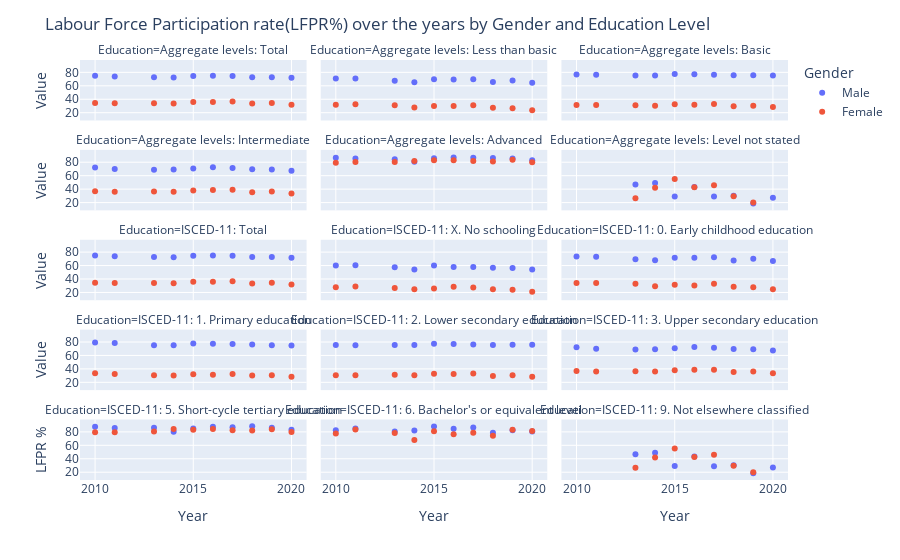

The code cell stored with this chart in its notebook:
### Markdown cell above
## Analyse the Labour Force Participation rate by Gender and Education Level over the Years

### Code cell
# Using Facet Plot - LFPR rate for different subsets of data

fig = px.scatter(data.loc[(data.Gender != "Total") & (data.Sector.str.contains("National"))], x='Year', y='Value',color='Gender', facet_col='Education', facet_col_wrap=3)
fig.update_layout(title="Labour Force Participation rate(LFPR%) over the years by Gender and Education Level",
                  xaxis_title="Year",
                  yaxis_title="LFPR %")

fig.show()

### Figure 1 — Plotly figure (JSON) as saved in the notebook; plotly's stock layout.template omitted (floating-point values rounded to 4 significant figures)
{"data": [{"hovertemplate": "Gender=Male<br>Education=Aggregate levels: Total<br>Year=%{x}<br>Value=%{y}<extra></extra>", "legendgroup": "Male", "marker": {"color": "#636efa", "symbol": "circle"}, "mode": "markers", "name": "Male", "orientation": "v", "showlegend": true, "type": "scatter", "x": [2020, 2019, 2018, 2017, 2016, 2015, 2014, 2013, 2011, 2010], "xaxis": "x13", "y": [71.8, 72.9, 72.9, 74.5, 75, 74.6, 72.4, 72.7, 74, 75], "yaxis": "y13"}, {"hovertemplate": "Gender=Male<br>Education=Aggregate levels: Less than basic<br>Year=%{x}<br>Value=%{y}<extra></extra>", "legendgroup": "Male", "marker": {"color": "#636efa", "symbol": "circle"}, "mode": "markers", "name": "Male", "orientation": "v", "showlegend": false, "type": "scatter", "x": [2020, 2019, 2018, 2017, 2016, 2015, 2014, 2013, 2011, 2010], "xaxis": "x14", "y": [64.4, 67.7, 65.7, 69.6, 69.4, 69.7, 65.4, 67.4, 70.7, 70.7], "yaxis": "y14"}, {"hovertemplate": "Gender=Male<br>Education=Aggregate levels: Basic<br>Year=%{x}<br>Value=%{y}<extra></extra>", "legendgroup": "Male", "marker": {"color": "#636efa", "symbol": "circle"}, "mode": "markers", "name": "Male", "orientation": "v", "showlegend": false, "type": "scatter", "x": [2020, 2019, 2018, 2017, 2016, 2015, 2014, 2013, 2011, 2010], "xaxis": "x15", "y": [75.5, 75.7, 75.8, 76.6, 77.1, 77.5, 75.3, 75.4, 76.4, 76.9], "yaxis": "y15"}, {"hovertemplate": "Gender=Male<br>Education=Aggregate levels: Intermediate<br>Year=%{x}<br>Value=%{y}<extra></extra>", "legendgroup": "Male", "marker": {"color": "#636efa", "symbol": "circle"}, "mode": "markers", "name": "Male", "orientation": "v", "showlegend": false, "type": "scatter", "x": [2020, 2019, 2018, 2017, 2016, 2015, 2014, 2013, 2011, 2010], "xaxis": "x10", "y": [67.5, 69.2, 69.7, 71.6, 72.4, 70.6, 69.2, 69, 70.1, 72.2], "yaxis": "y10"}, {"hovertemplate": "Gender=Male<br>Education=Aggregate levels: Advanced<br>Year=%{x}<br>Value=%{y}<extra></extra>", "legendgroup": "Male", "marker": {"color": "#636efa", "symbol": "circle"}, "mode": "markers", "name": "Male", "orientation": "v", "showlegend": false, "type": "scatter", "x": [2020, 2019, 2018, 2017, 2016, 2015, 2014, 2013, 2011, 2010], "xaxis": "x11", "y": [82.8, 85.4, 86.4, 86.8, 87, 85.8, 80.6, 84.6, 85.6, 86.7], "yaxis": "y11"}, {"hovertemplate": "Gender=Male<br>Education=Aggregate levels: Level not stated<br>Year=%{x}<br>Value=%{y}<extra></extra>", "legendgroup": "Male", "marker": {"color": "#636efa", "symbol": "circle"}, "mode": "markers", "name": "Male", "orientation": "v", "showlegend": false, "type": "scatter", "x": [2020, 2019, 2018, 2017, 2016, 2015, 2014, 2013], "xaxis": "x12", "y": [27, 18.5, 30.2, 28.9, 43.3, 29.1, 49, 46.8], "yaxis": "y12"}, {"hovertemplate": "Gender=Male<br>Education=ISCED-11: Total<br>Year=%{x}<br>Value=%{y}<extra></extra>", "legendgroup": "Male", "marker": {"color": "#636efa", "symbol": "circle"}, "mode": "markers", "name": "Male", "orientation": "v", "showlegend": false, "type": "scatter", "x": [2020, 2019, 2018, 2017, 2016, 2015, 2014, 2013, 2011, 2010], "xaxis": "x7", "y": [71.8, 72.9, 72.9, 74.5, 75, 74.6, 72.4, 72.7, 74, 75], "yaxis": "y7"}, {"hovertemplate": "Gender=Male<br>Education=ISCED-11: X. No schooling<br>Year=%{x}<br>Value=%{y}<extra></extra>", "legendgroup": "Male", "marker": {"color": "#636efa", "symbol": "circle"}, "mode": "markers", "name": "Male", "orientation": "v", "showlegend": false, "type": "scatter", "x": [2020, 2019, 2018, 2017, 2016, 2015, 2014, 2013, 2011, 2010], "xaxis": "x8", "y": [54.2, 56.5, 56.7, 57.8, 57.8, 60, 54, 57.6, 60.3, 60], "yaxis": "y8"}, {"hovertemplate": "Gender=Male<br>Education=ISCED-11: 0. Early childhood education<br>Year=%{x}<br>Value=%{y}<extra></extra>", "legendgroup": "Male", "marker": {"color": "#636efa", "symbol": "circle"}, "mode": "markers", "name": "Male", "orientation": "v", "showlegend": false, "type": "scatter", "x": [2020, 2019, 2018, 2017, 2016, 2015, 2014, 2013, 2011, 2010], "xaxis": "x9", "y": [66.9, 70.3, 67.6, 72.3, 71.6, 71.6, 67.9, 69.5, 73.1, 73.3], "yaxis": "y9"}, {"hovertemplate": "Gender=Male<br>Education=ISCED-11: 1. Primary education<br>Year=%{x}<br>Value=%{y}<extra></extra>", "legendgroup": "Male", "marker": {"color": "#636efa", "symbol": "circle"}, "mode": "markers", "name": "Male", "orientation": "v", "showlegend": false, "type": "scatter", "x": [2020, 2019, 2018, 2017, 2016, 2015, 2014, 2013, 2011, 2010], "xaxis": "x4", "y": [74.9, 75.1, 76.2, 76.9, 77.3, 77.7, 75, 75.3, 78.4, 79.1], "yaxis": "y4"}, {"hovertemplate": "Gender=Male<br>Education=ISCED-11: 2. Lower secondary education<br>Year=%{x}<br>Value=%{y}<extra></extra>", "legendgroup": "Male", "marker": {"color": "#636efa", "symbol": "circle"}, "mode": "markers", "name": "Male", "orientation": "v", "showlegend": false, "type": "scatter", "x": [2020, 2019, 2018, 2017, 2016, 2015, 2014, 2013, 2011, 2010], "xaxis": "x5", "y": [75.9, 76, 75.5, 76.3, 76.9, 77.4, 75.4, 75.4, 75, 75.4], "yaxis": "y5"}, {"hovertemplate": "Gender=Male<br>Education=ISCED-11: 3. Upper secondary education<br>Year=%{x}<br>Value=%{y}<extra></extra>", "legendgroup": "Male", "marker": {"color": "#636efa", "symbol": "circle"}, "mode": "markers", "name": "Male", "orientation": "v", "showlegend": false, "type": "scatter", "x": [2020, 2019, 2018, 2017, 2016, 2015, 2014, 2013, 2011, 2010], "xaxis": "x6", "y": [67.5, 69.2, 69.7, 71.6, 72.4, 70.6, 69.2, 69, 70.1, 72.2], "yaxis": "y6"}, {"hovertemplate": "Gender=Male<br>Education=ISCED-11: 5. Short-cycle tertiary education<br>Year=%{x}<br>Value=%{y}<extra></extra>", "legendgroup": "Male", "marker": {"color": "#636efa", "symbol": "circle"}, "mode": "markers", "name": "Male", "orientation": "v", "showlegend": false, "type": "scatter", "x": [2020, 2019, 2018, 2017, 2016, 2015, 2014, 2013, 2011, 2010], "xaxis": "x", "y": [83.3, 86.1, 88.3, 86.8, 87.7, 85, 80.2, 86.2, 85.7, 87.6], "yaxis": "y"}, {"hovertemplate": "Gender=Male<br>Education=ISCED-11: 6. Bachelor's or equivalent level<br>Year=%{x}<br>Value=%{y}<extra></extra>", "legendgroup": "Male", "marker": {"color": "#636efa", "symbol": "circle"}, "mode": "markers", "name": "Male", "orientation": "v", "showlegend": false, "type": "scatter", "x": [2020, 2019, 2018, 2017, 2016, 2015, 2014, 2013, 2011, 2010], "xaxis": "x2", "y": [80.6, 82.6, 78.6, 86.6, 84.6, 88, 82, 80.4, 85, 82.4], "yaxis": "y2"}, {"hovertemplate": "Gender=Male<br>Education=ISCED-11: 9. Not elsewhere classified<br>Year=%{x}<br>Value=%{y}<extra></extra>", "legendgroup": "Male", "marker": {"color": "#636efa", "symbol": "circle"}, "mode": "markers", "name": "Male", "orientation": "v", "showlegend": false, "type": "scatter", "x": [2020, 2019, 2018, 2017, 2016, 2015, 2014, 2013], "xaxis": "x3", "y": [27, 18.5, 30.2, 28.9, 43.3, 29.1, 49, 46.8], "yaxis": "y3"}, {"hovertemplate": "Gender=Female<br>Education=Aggregate levels: Total<br>Year=%{x}<br>Value=%{y}<extra></extra>", "legendgroup": "Female", "marker": {"color": "#EF553B", "symbol": "circle"}, "mode": "markers", "name": "Female", "orientation": "v", "showlegend": true, "type": "scatter", "x": [2020, 2019, 2018, 2017, 2016, 2015, 2014, 2013, 2011, 2010], "xaxis": "x13", "y": [32, 34.4, 33.5, 36.5, 35.8, 35.8, 33.6, 34.2, 34.2, 34.3], "yaxis": "y13"}, {"hovertemplate": "Gender=Female<br>Education=Aggregate levels: Less than basic<br>Year=%{x}<br>Value=%{y}<extra></extra>", "legendgroup": "Female", "marker": {"color": "#EF553B", "symbol": "circle"}, "mode": "markers", "name": "Female", "orientation": "v", "showlegend": false, "type": "scatter", "x": [2020, 2019, 2018, 2017, 2016, 2015, 2014, 2013, 2011, 2010], "xaxis": "x14", "y": [23.5, 26.7, 27.3, 31.2, 29.8, 29.8, 27.8, 31.2, 32.4, 32], "yaxis": "y14"}, {"hovertemplate": "Gender=Female<br>Education=Aggregate levels: Basic<br>Year=%{x}<br>Value=%{y}<extra></extra>", "legendgroup": "Female", "marker": {"color": "#EF553B", "symbol": "circle"}, "mode": "markers", "name": "Female", "orientation": "v", "showlegend": false, "type": "scatter", "x": [2020, 2019, 2018, 2017, 2016, 2015, 2014, 2013, 2011, 2010], "xaxis": "x15", "y": [28.3, 30.5, 29.7, 32.8, 32, 32.5, 30.4, 30.9, 31.3, 31.6], "yaxis": "y15"}, {"hovertemplate": "Gender=Female<br>Education=Aggregate levels: Intermediate<br>Year=%{x}<br>Value=%{y}<extra></extra>", "legendgroup": "Female", "marker": {"color": "#EF553B", "symbol": "circle"}, "mode": "markers", "name": "Female", "orientation": "v", "showlegend": false, "type": "scatter", "x": [2020, 2019, 2018, 2017, 2016, 2015, 2014, 2013, 2011, 2010], "xaxis": "x10", "y": [33.6, 36.3, 35.5, 38.9, 38.8, 38, 36.1, 36.5, 36.1, 36.7], "yaxis": "y10"}, {"hovertemplate": "Gender=Female<br>Education=Aggregate levels: Advanced<br>Year=%{x}<br>Value=%{y}<extra></extra>", "legendgroup": "Female", "marker": {"color": "#EF553B", "symbol": "circle"}, "mode": "markers", "name": "Female", "orientation": "v", "showlegend": false, "type": "scatter", "x": [2020, 2019, 2018, 2017, 2016, 2015, 2014, 2013, 2011, 2010], "xaxis": "x11", "y": [79.9, 83.8, 81, 81.9, 82.9, 82.9, 81.9, 80.2, 80.2, 79.3], "yaxis": "y11"}, {"hovertemplate": "Gender=Female<br>Education=Aggregate levels: Level not stated<br>Year=%{x}<br>Value=%{y}<extra></extra>", "legendgroup": "Female", "marker": {"color": "#EF553B", "symbol": "circle"}, "mode": "markers", "name": "Female", "orientation": "v", "showlegend": false, "type": "scatter", "x": [2019, 2018, 2017, 2016, 2015, 2014, 2013], "xaxis": "x12", "y": [20, 29.5, 45.8, 42.8, 55.2, 41.9, 26.6], "yaxis": "y12"}, {"hovertemplate": "Gender=Female<br>Education=ISCED-11: Total<br>Year=%{x}<br>Value=%{y}<extra></extra>", "legendgroup": "Female", "marker": {"color": "#EF553B", "symbol": "circle"}, "mode": "markers", "name": "Female", "orientation": "v", "showlegend": false, "type": "scatter", "x": [2020, 2019, 2018, 2017, 2016, 2015, 2014, 2013, 2011, 2010], "xaxis": "x7", "y": [32, 34.4, 33.5, 36.5, 35.8, 35.8, 33.6, 34.2, 34.2, 34.3], "yaxis": "y7"}, {"hovertemplate": "Gender=Female<br>Education=ISCED-11: X. No schooling<br>Year=%{x}<br>Value=%{y}<extra></extra>", "legendgroup": "Female", "marker": {"color": "#EF553B", "symbol": "circle"}, "mode": "markers", "name": "Female", "orientation": "v", "showlegend": false, "type": "scatter", "x": [2020, 2019, 2018, 2017, 2016, 2015, 2014, 2013, 2011, 2010], "xaxis": "x8", "y": [21.1, 24.1, 24.8, 27.2, 28.4, 25.8, 24.6, 26.7, 28.8, 27.9], "yaxis": "y8"}, {"hovertemplate": "Gender=Female<br>Education=ISCED-11: 0. Early childhood education<br>Year=%{x}<br>Value=%{y}<extra></extra>", "legendgroup": "Female", "marker": {"color": "#EF553B", "symbol": "circle"}, "mode": "markers", "name": "Female", "orientation": "v", "showlegend": false, "type": "scatter", "x": [2020, 2019, 2018, 2017, 2016, 2015, 2014, 2013, 2011, 2010], "xaxis": "x9", "y": [24.6, 27.9, 28.4, 32.9, 30.4, 31.4, 29.2, 33.1, 34.1, 34.2], "yaxis": "y9"}, {"hovertemplate": "Gender=Female<br>Education=ISCED-11: 1. Primary education<br>Year=%{x}<br>Value=%{y}<extra></extra>", "legendgroup": "Female", "marker": {"color": "#EF553B", "symbol": "circle"}, "mode": "markers", "name": "Female", "orientation": "v", "showlegend": false, "type": "scatter", "x": [2020, 2019, 2018, 2017, 2016, 2015, 2014, 2013, 2011, 2010], "xaxis": "x4", "y": [28.3, 30.4, 30.2, 32.3, 31.2, 32.1, 30.1, 30.6, 32.4, 33.4], "yaxis": "y4"}, {"hovertemplate": "Gender=Female<br>Education=ISCED-11: 2. Lower secondary education<br>Year=%{x}<br>Value=%{y}<extra></extra>", "legendgroup": "Female", "marker": {"color": "#EF553B", "symbol": "circle"}, "mode": "markers", "name": "Female", "orientation": "v", "showlegend": false, "type": "scatter", "x": [2020, 2019, 2018, 2017, 2016, 2015, 2014, 2013, 2011, 2010], "xaxis": "x5", "y": [28.3, 30.6, 29.4, 33.1, 32.4, 32.8, 30.5, 31.1, 30.6, 30.5], "yaxis": "y5"}, {"hovertemplate": "Gender=Female<br>Education=ISCED-11: 3. Upper secondary education<br>Year=%{x}<br>Value=%{y}<extra></extra>", "legendgroup": "Female", "marker": {"color": "#EF553B", "symbol": "circle"}, "mode": "markers", "name": "Female", "orientation": "v", "showlegend": false, "type": "scatter", "x": [2020, 2019, 2018, 2017, 2016, 2015, 2014, 2013, 2011, 2010], "xaxis": "x6", "y": [33.6, 36.3, 35.5, 38.9, 38.8, 38, 36.1, 36.5, 36.1, 36.7], "yaxis": "y6"}, {"hovertemplate": "Gender=Female<br>Education=ISCED-11: 5. Short-cycle tertiary education<br>Year=%{x}<br>Value=%{y}<extra></extra>", "legendgroup": "Female", "marker": {"color": "#EF553B", "symbol": "circle"}, "mode": "markers", "name": "Female", "orientation": "v", "showlegend": false, "type": "scatter", "x": [2020, 2019, 2018, 2017, 2016, 2015, 2014, 2013, 2011, 2010], "xaxis": "x", "y": [79.7, 84, 82.1, 82.5, 84.3, 83.3, 84.4, 80.7, 79.6, 79.6], "yaxis": "y"}, {"hovertemplate": "Gender=Female<br>Education=ISCED-11: 6. Bachelor's or equivalent level<br>Year=%{x}<br>Value=%{y}<extra></extra>", "legendgroup": "Female", "marker": {"color": "#EF553B", "symbol": "circle"}, "mode": "markers", "name": "Female", "orientation": "v", "showlegend": false, "type": "scatter", "x": [2020, 2019, 2018, 2017, 2016, 2015, 2014, 2013, 2011, 2010], "xaxis": "x2", "y": [81.4, 83, 74.2, 78.6, 76.4, 81, 68, 78.2, 83.7, 77.5], "yaxis": "y2"}, {"hovertemplate": "Gender=Female<br>Education=ISCED-11: 9. Not elsewhere classified<br>Year=%{x}<br>Value=%{y}<extra></extra>", "legendgroup": "Female", "marker": {"color": "#EF553B", "symbol": "circle"}, "mode": "markers", "name": "Female", "orientation": "v", "showlegend": false, "type": "scatter", "x": [2019, 2018, 2017, 2016, 2015, 2014, 2013], "xaxis": "x3", "y": [20, 29.5, 45.8, 42.8, 55.2, 41.9, 26.6], "yaxis": "y3"}], "layout": {"annotations": [{"font": {}, "showarrow": false, "text": "Education=ISCED-11: 5. Short-cycle tertiary education", "x": 0.16, "xanchor": "center", "xref": "paper", "y": 0.144, "yanchor": "bottom", "yref": "paper"}, {"font": {}, "showarrow": false, "text": "Education=ISCED-11: 6. Bachelor's or equivalent level", "x": 0.5, "xanchor": "center", "xref": "paper", "y": 0.144, "yanchor": "bottom", "yref": "paper"}, {"font": {}, "showarrow": false, "text": "Education=ISCED-11: 9. Not elsewhere classified", "x": 0.84, "xanchor": "center", "xref": "paper", "y": 0.144, "yanchor": "bottom", "yref": "paper"}, {"font": {}, "showarrow": false, "text": "Education=ISCED-11: 1. Primary education", "x": 0.16, "xanchor": "center", "xref": "paper", "y": 0.358, "yanchor": "bottom", "yref": "paper"}, {"font": {}, "showarrow": false, "text": "Education=ISCED-11: 2. Lower secondary education", "x": 0.5, "xanchor": "center", "xref": "paper", "y": 0.358, "yanchor": "bottom", "yref": "paper"}, {"font": {}, "showarrow": false, "text": "Education=ISCED-11: 3. Upper secondary education", "x": 0.84, "xanchor": "center", "xref": "paper", "y": 0.358, "yanchor": "bottom", "yref": "paper"}, {"font": {}, "showarrow": false, "text": "Education=ISCED-11: Total", "x": 0.16, "xanchor": "center", "xref": "paper", "y": 0.572, "yanchor": "bottom", "yref": "paper"}, {"font": {}, "showarrow": false, "text": "Education=ISCED-11: X. No schooling", "x": 0.5, "xanchor": "center", "xref": "paper", "y": 0.572, "yanchor": "bottom", "yref": "paper"}, {"font": {}, "showarrow": false, "text": "Education=ISCED-11: 0. Early childhood education", "x": 0.84, "xanchor": "center", "xref": "paper", "y": 0.572, "yanchor": "bottom", "yref": "paper"}, {"font": {}, "showarrow": false, "text": "Education=Aggregate levels: Intermediate", "x": 0.16, "xanchor": "center", "xref": "paper", "y": 0.786, "yanchor": "bottom", "yref": "paper"}, {"font": {}, "showarrow": false, "text": "Education=Aggregate levels: Advanced", "x": 0.5, "xanchor": "center", "xref": "paper", "y": 0.786, "yanchor": "bottom", "yref": "paper"}, {"font": {}, "showarrow": false, "text": "Education=Aggregate levels: Level not stated", "x": 0.84, "xanchor": "center", "xref": "paper", "y": 0.786, "yanchor": "bottom", "yref": "paper"}, {"font": {}, "showarrow": false, "text": "Education=Aggregate levels: Total", "x": 0.16, "xanchor": "center", "xref": "paper", "y": 1, "yanchor": "bottom", "yref": "paper"}, {"font": {}, "showarrow": false, "text": "Education=Aggregate levels: Less than basic", "x": 0.5, "xanchor": "center", "xref": "paper", "y": 1, "yanchor": "bottom", "yref": "paper"}, {"font": {}, "showarrow": false, "text": "Education=Aggregate levels: Basic", "x": 0.84, "xanchor": "center", "xref": "paper", "y": 1, "yanchor": "bottom", "yref": "paper"}], "legend": {"title": {"text": "Gender"}, "tracegroupgap": 0}, "margin": {"t": 60}, "title": {"text": "Labour Force Participation rate(LFPR%) over the years by Gender and Education Level"}, "xaxis": {"anchor": "y", "domain": [0, 0.32], "title": {"text": "Year"}}, "xaxis10": {"anchor": "y10", "domain": [0, 0.32], "matches": "x", "showticklabels": false}, "xaxis11": {"anchor": "y11", "domain": [0.34, 0.66], "matches": "x", "showticklabels": false}, "xaxis12": {"anchor": "y12", "domain": [0.68, 1.0], "matches": "x", "showticklabels": false}, "xaxis13": {"anchor": "y13", "domain": [0, 0.32], "matches": "x", "showticklabels": false}, "xaxis14": {"anchor": "y14", "domain": [0.34, 0.66], "matches": "x", "showticklabels": false}, "xaxis15": {"anchor": "y15", "domain": [0.68, 1.0], "matches": "x", "showticklabels": false}, "xaxis2": {"anchor": "y2", "domain": [0.34, 0.66], "matches": "x", "title": {"text": "Year"}}, "xaxis3": {"anchor": "y3", "domain": [0.68, 1.0], "matches": "x", "title": {"text": "Year"}}, "xaxis4": {"anchor": "y4", "domain": [0, 0.32], "matches": "x", "showticklabels": false}, "xaxis5": {"anchor": "y5", "domain": [0.34, 0.66], "matches": "x", "showticklabels": false}, "xaxis6": {"anchor": "y6", "domain": [0.68, 1.0], "matches": "x", "showticklabels": false}, "xaxis7": {"anchor": "y7", "domain": [0, 0.32], "matches": "x", "showticklabels": false}, "xaxis8": {"anchor": "y8", "domain": [0.34, 0.66], "matches": "x", "showticklabels": false}, "xaxis9": {"anchor": "y9", "domain": [0.68, 1.0], "matches": "x", "showticklabels": false}, "yaxis": {"anchor": "x", "domain": [0, 0.144], "title": {"text": "LFPR %"}}, "yaxis10": {"anchor": "x10", "domain": [0.642, 0.786], "matches": "y", "title": {"text": "Value"}}, "yaxis11": {"anchor": "x11", "domain": [0.642, 0.786], "matches": "y", "showticklabels": false}, "yaxis12": {"anchor": "x12", "domain": [0.642, 0.786], "matches": "y", "showticklabels": false}, "yaxis13": {"anchor": "x13", "domain": [0.856, 1], "matches": "y", "title": {"text": "Value"}}, "yaxis14": {"anchor": "x14", "domain": [0.856, 1], "matches": "y", "showticklabels": false}, "yaxis15": {"anchor": "x15", "domain": [0.856, 1], "matches": "y", "showticklabels": false}, "yaxis2": {"anchor": "x2", "domain": [0, 0.144], "matches": "y", "showticklabels": false}, "yaxis3": {"anchor": "x3", "domain": [0, 0.144], "matches": "y", "showticklabels": false}, "yaxis4": {"anchor": "x4", "domain": [0.214, 0.358], "matches": "y", "title": {"text": "Value"}}, "yaxis5": {"anchor": "x5", "domain": [0.214, 0.358], "matches": "y", "showticklabels": false}, "yaxis6": {"anchor": "x6", "domain": [0.214, 0.358], "matches": "y", "showticklabels": false}, "yaxis7": {"anchor": "x7", "domain": [0.428, 0.572], "matches": "y", "title": {"text": "Value"}}, "yaxis8": {"anchor": "x8", "domain": [0.428, 0.572], "matches": "y", "showticklabels": false}, "yaxis9": {"anchor": "x9", "domain": [0.428, 0.572], "matches": "y", "showticklabels": false}}}
